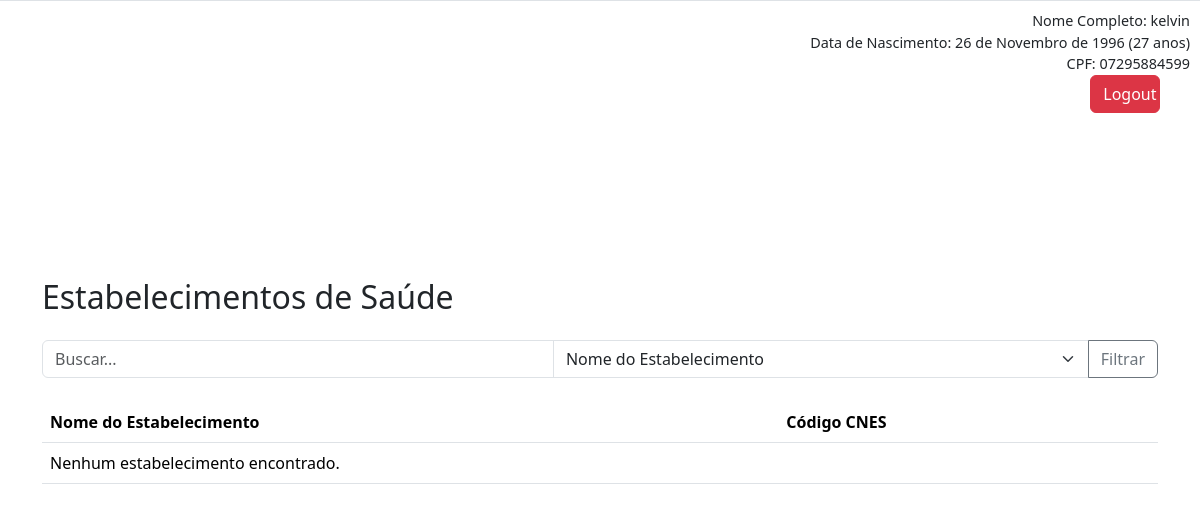
/agendamento/lista_estabelecimentos/ (signed in), run on an earlier commit of the app's database.
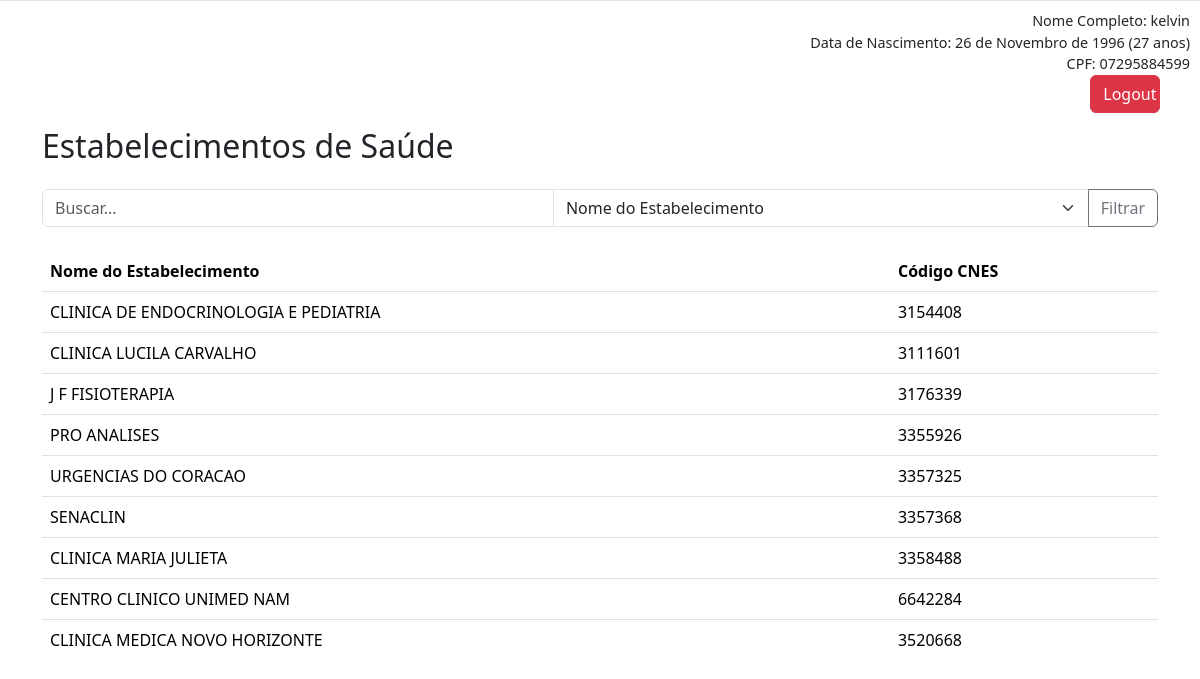
And on a later commit of the database.
### Usuario/models.py (models this page shows, shortened)
class CustomUser(AbstractBaseUser, PermissionsMixin):
    cpf = BRCPFField(
        max_length=11,
        unique=True,
        verbose_name='CPF',
        help_text='Esse campo é obrigatório. Máximo de 11 dígitos.',
    )
    nome_completo = models.CharField(
        'nome completo',
        max_length=150,
        blank=False,
        unique=False,
        error_messages={
            'unique': "Um usuário com este nome completo já existe.",
        },
    )
    data_nascimento = models.DateField(('data de nascimento'))
    is_apto_agendamento = models.BooleanField(default=False, verbose_name='Apto para agendamento')
    is_active = models.BooleanField(default=True, verbose_name='Ativo')
    is_staff = models.BooleanField(default=False, verbose_name='Faz parte da Administração')
    is_admin = models.BooleanField(default =False, verbose_name=('Administrador'))
    is_superuser = models.BooleanField(default=False, verbose_name=('Superuser'))
    date_joined = models.DateTimeField(auto_now_add=True,verbose_name=('Data de Ingresso'))
    grupos_atendimento = models.ManyToManyField(GrupoAtendimento, blank=True)
    teve_covid_ultimos_30_dias = models.BooleanField(default=False)
    objects = CustomUserManager()
    USERNAME_FIELD = 'cpf'
    REQUIRED_FIELDS = ['nome_completo', 'data_nascimento']
    def get_idade(self):
            data_nascimento = self.data_nascimento
            idade = relativedelta(date.today(), data_nascimento).years
            return idade

### Agendamento/models.py (models this page shows, shortened)
class Estabelecimento(models.Model):
    nome_estabelecimento = models.CharField('Nome do Estabelecimento', max_length=70)
    codigo_cnes = models.CharField('Código CNES', max_length=30)

### Agendamento/views.py (the view)
# urls.py: path('lista_estabelecimentos/', views.lista_estabelecimentos, name='lista_estabelecimentos'),
@login_required(login_url="/auth/login/")
def lista_estabelecimentos(request):
    query = request.GET.get('q')
    filtro = request.GET.get('filtro')
    estabelecimentos = Estabelecimento.objects.all()
    if query:
        if filtro == 'nome':
            estabelecimentos = estabelecimentos.filter(nome_estabelecimento__icontains=query)
        elif filtro == 'cnes':
            estabelecimentos = estabelecimentos.filter(codigo_cnes__icontains=query)
    return render(request, 'home.html', {
        'user': request.user,
        'estabelecimentos': estabelecimentos
    })

### Agendamento/Templates/home.html (shortened to what this page needs)
{% load static %}
<!DOCTYPE html>
<html lang="br">
<head>
    <link rel="stylesheet" href="{% static 'Agendamento/css/estilo.css' %}">
    <link rel="stylesheet" href="{% static 'Bootstrap/css/bootstrap.min.css' %}">
</head>
<body>
    {% include '_header.html' %}
   <br>
    {% if user.is_superuser %}
        {% include '_lista_estabelecimentos.html' %}
    {% endif %}
</body>
</html>

### Agendamento/Templates/_header.html (shortened to what this page needs)
<header id="headerLogin" class="border-bottom" style="width: 100%;">
    {% if user.is_authenticated %}
        <div id="user-info" class="text-end">
            <p>Nome Completo: {{ user.nome_completo }}</p>
            <p>Data de Nascimento: {{ user.data_nascimento }} ({{ user.get_idade }} anos)</p>
            <p>CPF: {{ user.cpf }}</p>
            <a href="{% url 'logout' %}" class="btn btn-danger btn-logout">Logout</a>
        </div>
    {% endif %}
   </header>

### Agendamento/Templates/_lista_estabelecimentos.html (shortened to what this page needs)
<section id="main-section" class="sectionHome">
    <div class="container mt-5">
        <h2 class="mb-4">Estabelecimentos de Saúde</h2>
        <form method="get" action="{% url 'lista_estabelecimentos' %}" class="mb-4">
            <div class="input-group mb-3">
                <input type="text" class="form-control" placeholder="Buscar..." name="q">
                <select class="form-select" name="filtro">
                    <option value="nome" selected>Nome do Estabelecimento</option>
                </select>
                <button class="btn btn-outline-secondary" type="submit">Filtrar</button>
            </div>
        </form>
        <div style="max-height: 400px; overflow-y: auto;">
            <table class="table">
                <thead>
                    <tr>
                        <th>Nome do Estabelecimento</th>
                        <th>Código CNES</th>
                    </tr>
                </thead>
                <tbody>
                    {% for estabelecimento in estabelecimentos %}
                    <tr>
                        <td>{{ estabelecimento.nome_estabelecimento }}</td>
                        <td>{{ estabelecimento.codigo_cnes }}</td>
                    </tr>
                    {% empty %}
                    <tr>
                        <td colspan="2">Nenhum estabelecimento encontrado.</td>
                    </tr>
                    {% endfor %}
                </tbody>
            </table>
        </div>
    </div>
</section>

### Templates/Static/Agendamento/css/estilo.css (style rules this page uses)
.sectionHome { display: flex; justify-content: center; align-items: center; height: 200px; margin-top: 20%; }

### Agendamento/Templates/home.html (style rules this page uses)
#user-info { position: absolute; right: 10px; top: 10px; }
#user-info p { margin: 0; line-height: 1.5; font-size: 0.9rem; }
#user-info .btn-logout { display: block; margin-left: 280px; width: 70px; }

What changed in the data, as far as the page shows it:
added Estabelecimento: nome_estabelecimento "CLINICA DE ENDOCRINOLOGIA E PEDIATRIA", codigo_cnes "3154408"
added Estabelecimento: nome_estabelecimento "CLINICA LUCILA CARVALHO", codigo_cnes "3111601"
added Estabelecimento: nome_estabelecimento "J F FISIOTERAPIA", codigo_cnes "3176339"
added Estabelecimento: nome_estabelecimento "PRO ANALISES", codigo_cnes "3355926"
added Estabelecimento: nome_estabelecimento "URGENCIAS DO CORACAO", codigo_cnes "3357325"
added Estabelecimento: nome_estabelecimento "SENACLIN", codigo_cnes "3357368"
added Estabelecimento: nome_estabelecimento "CLINICA MARIA JULIETA", codigo_cnes "3358488"
added Estabelecimento: nome_estabelecimento "CENTRO CLINICO UNIMED NAM", codigo_cnes "6642284"
added Estabelecimento: nome_estabelecimento "CLINICA MEDICA NOVO HORIZONTE", codigo_cnes "3520668"
Also different on the page:
text no longer shown: "Nenhum estabelecimento encontrado."
